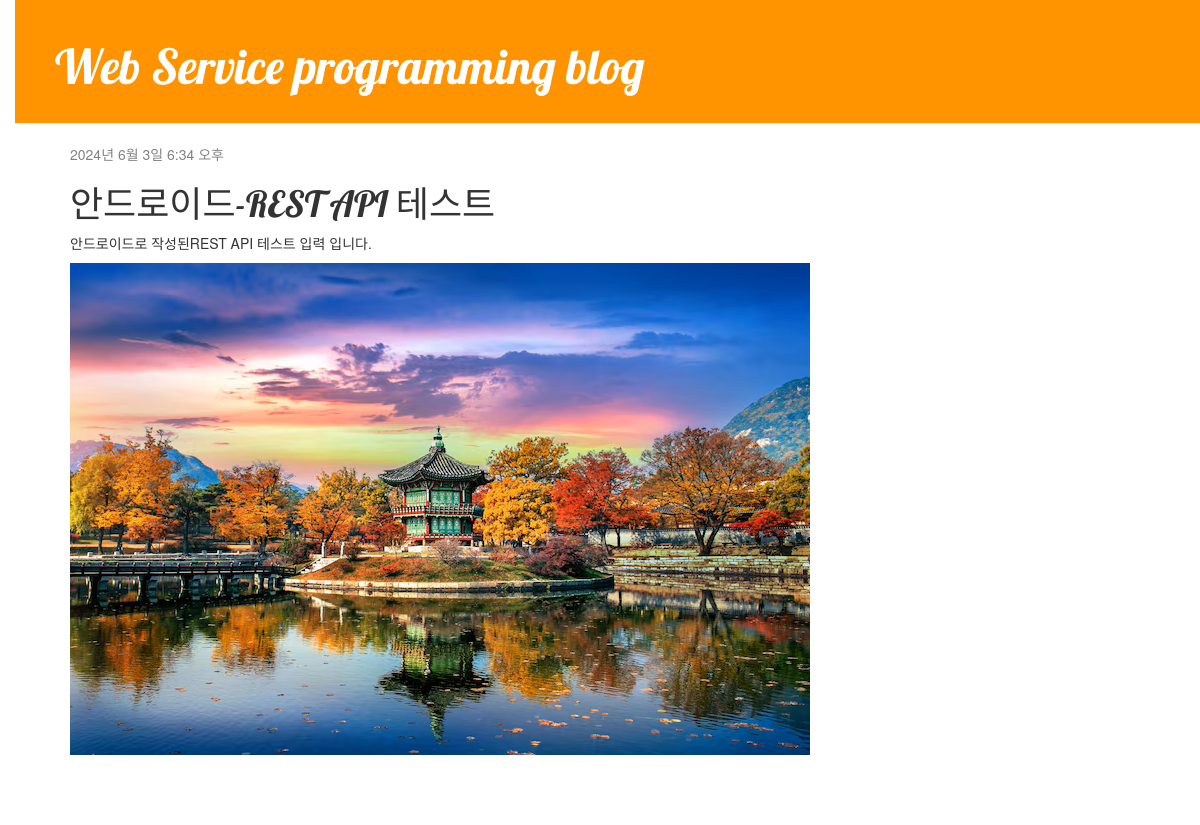
The page /post/8/ on the database its author committed.
### blog/models.py (models this page shows, shortened)
class Post(models.Model):
    author = models.ForeignKey(settings.AUTH_USER_MODEL, on_delete=models.CASCADE, default=1)
    title = models.CharField(max_length=200)
    text = models.TextField()
    created_date = models.DateTimeField(default=timezone.now)
    published_date = models.DateTimeField(blank=True, null=True)
    image = models.ImageField(upload_to='intruder_image/%Y/%m/%d/', default='intruder_image/default_error.png')

### blog/views.py (the view)
# urls.py: path('post/<int:pk>/', views.post_detail, name='post_detail'),
def post_detail(request, pk):
    post = get_object_or_404(Post, pk=pk)
    return render(request, 'blog/post_detail.html', {'post': post})

### blog/templates/blog/post_detail.html (shortened to what this page needs)
{% extends 'blog/base.html' %}
{% block content %}
<div class="post">
    {% if post.published_date %}
    <div class="date">
        {{ post.published_date }}
    </div>
    {% endif %}
    <h1>{{ post.title }}</h1>
    <p>{{ post.text|linebreaksbr }}</p>
    {% if post.image %}
    <p>
        <img src="{{ post.image.url }}" alt="{{ post.title }}" class="img-responsive">
    </p>
    {% endif %}
</div>
{% endblock %}

### blog/static/css/blog.css (style rules this page uses)
body { padding-left: 15px; }
h1, h2, h3, h4 { font-family: 'Lobster', cursive; }
.date { color: #828282; }
.post { margin-bottom: 70px; }

### rows shown on the page
Post: published_date "2024년 6월 3일 6:34 오후", title "안드로이드-REST API 테스트", text "안드로이드로 작성된REST API 테스트 입력 입니다.", image (picture)
